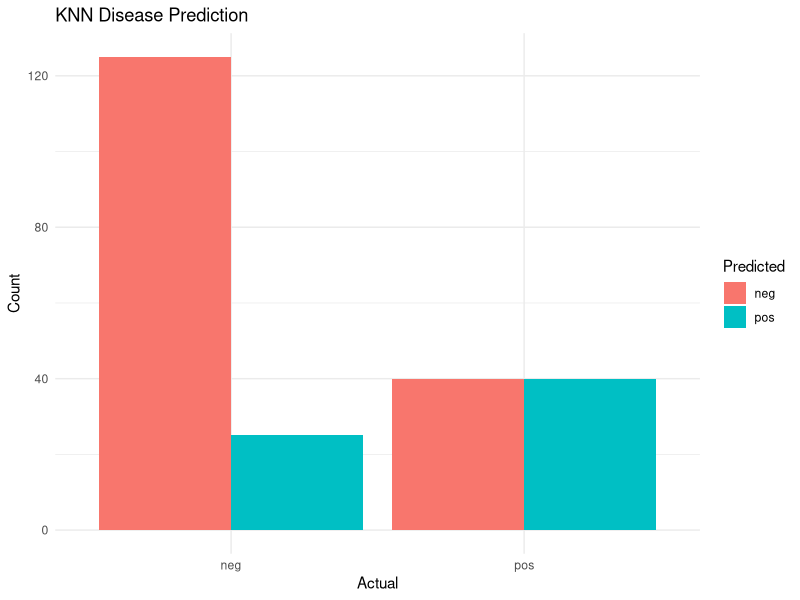

R code for this plot:

install.packages(c("class",  "caret", "mlbench"), dependencies = TRUE)
library(class)
library(ggplot2)
library(caret)
library(mlbench)
data(PimaIndiansDiabetes)
dataset <- PimaIndiansDiabetes
normalize <- function(x) { (x - min(x)) / (max(x) - min(x)) }
dataset_norm <- as.data.frame(lapply(dataset[, 1:8], normalize))
dataset_norm$Outcome <- dataset$diabetes
set.seed(123)
index <- createDataPartition(dataset_norm$Outcome, p = 0.7, list = FALSE)
train <- dataset_norm[index, ]
test <- dataset_norm[-index, ]
train_labels <- train$Outcome
test_labels <- test$Outcome
train <- train[, -9]
test <- test[, -9]
knn_pred <- knn(train, test, cl = train_labels, k = 5)
print(confusionMatrix(knn_pred, test_labels))
results <- data.frame(Actual = test_labels, Predicted = knn_pred)
ggplot(results, aes(x = Actual, fill = Predicted)) +
  geom_bar(position = "dodge") +
  labs(title = "KNN Disease Prediction", y = "Count") +
  theme_minimal()
